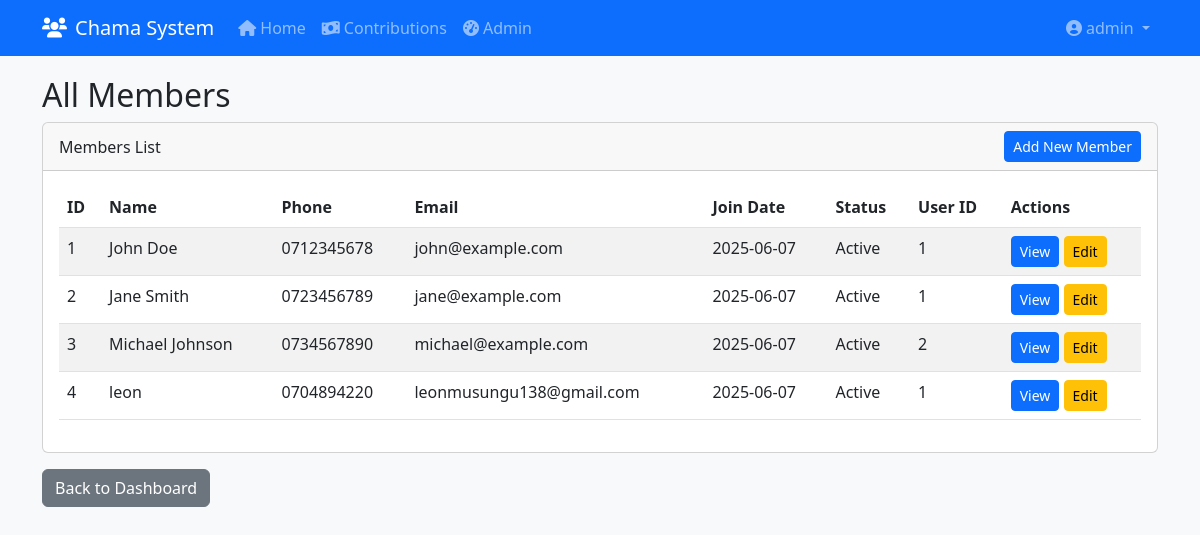
The app's page /admin/members (signed in), older data.
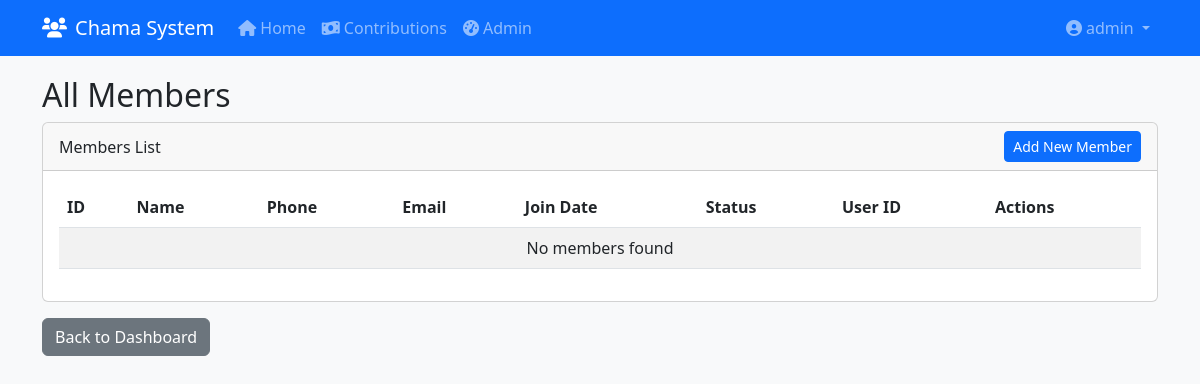
The same page, newer data.
### app.py (models this page shows, shortened)
class User(db.Model, UserMixin):
    id = db.Column(db.Integer, primary_key=True)
    username = db.Column(db.String(80), unique=True, nullable=False)
    password = db.Column(db.String(200), nullable=False)
    is_admin = db.Column(db.Boolean, default=False)
    members = db.relationship('Member', backref='user', lazy=True)
    notifications = db.relationship('Notification', backref='user', lazy=True)
    discussions = db.relationship('Discussion', backref='user', lazy=True)

class Member(db.Model):
    id = db.Column(db.Integer, primary_key=True)
    name = db.Column(db.String(100), nullable=False)
    phone = db.Column(db.String(20), nullable=False, unique=True)
    email = db.Column(db.String(100))
    join_date = db.Column(db.DateTime, default=datetime.utcnow)
    status = db.Column(db.String(20), default='Active')
    user_id = db.Column(db.Integer, db.ForeignKey('user.id'))
    contributions = db.relationship('Contribution', backref='member', lazy=True)
    loans = db.relationship('Loan', backref='member', lazy=True)

### app.py (the view)
@app.route('/admin/members')
@login_required
@admin_required
def admin_members():
    members = Member.query.all()
    return render_template('admin/members.html', members=members)

### app.py (called while the page is built)
@login_manager.user_loader
def load_user(user_id):
    return User.query.get(int(user_id))

def admin_required(f):
    @wraps(f)
    def decorated_function(*args, **kwargs):
        if not current_user.is_admin:
            abort(403)
        return f(*args, **kwargs)
    return decorated_function

### templates/admin/members.html
{% extends "base.html" %}
{% block content %}
<h2>All Members</h2>
<div class="card">
    <div class="card-header d-flex justify-content-between align-items-center">
        <span>Members List</span>
        <a href="{{ url_for('add_member') }}" class="btn btn-primary btn-sm">Add New Member</a>
    </div>
    <div class="card-body">
        <table class="table table-striped">
            <thead>
                <tr>
                    <th>ID</th>
                    <th>Name</th>
                    <th>Phone</th>
                    <th>Email</th>
                    <th>Join Date</th>
                    <th>Status</th>
                    <th>User ID</th>
                    <th>Actions</th>
                </tr>
            </thead>
            <tbody>
                {% for member in members %}
                <tr>
                    <td>{{ member.id }}</td>
                    <td>{{ member.name }}</td>
                    <td>{{ member.phone }}</td>
                    <td>{{ member.email }}</td>
                    <td>{{ member.join_date.strftime('%Y-%m-%d') }}</td>
                    <td>{{ member.status }}</td>
                    <td>{{ member.user_id }}</td>
                    <td>
                        <a href="#" class="btn btn-sm btn-primary">View</a>
                        <a href="#" class="btn btn-sm btn-warning">Edit</a>
                    </td>
                </tr>
                {% else %}
                <tr>
                    <td colspan="8" class="text-center">No members found</td>
                </tr>
                {% endfor %}
            </tbody>
        </table>
    </div>
</div>
<div class="mt-3">
    <a href="{{ url_for('admin_dashboard') }}" class="btn btn-secondary">Back to Dashboard</a>
</div>
{% endblock %}

### templates/base.html (shortened to what this page needs)
<!DOCTYPE html>
<html lang="en">
<head>
    <link href="https://cdn.jsdelivr.net/npm/bootstrap@5.3.0-alpha1/dist/css/bootstrap.min.css" rel="stylesheet">
    <link rel="stylesheet" href="https://cdnjs.cloudflare.com/ajax/libs/font-awesome/6.0.0/css/all.min.css">
</head>
<body>
    {% include 'navbar.html' %}
    <div class="container">
        {% block content %}{% endblock %}
    </div>
</body>
</html>

### templates/navbar.html (shortened to what this page needs)
<nav class="navbar navbar-expand-lg navbar-dark bg-primary">
    <div class="container">
        <a class="navbar-brand" href="{{ url_for('index') }}">
            <i class="fas fa-users me-2"></i>Chama System
        </a>
        <div class="collapse navbar-collapse" id="navbarNav">
            {% if current_user.is_authenticated %}
            <ul class="navbar-nav me-auto">
                <li class="nav-item">
                    <a class="nav-link {% if request.path == url_for('index') %}active{% endif %}" href="{{ url_for('index') }}">
                        <i class="fas fa-home me-1"></i>Home
                    </a>
                </li>
                <li class="nav-item">
                    <a class="nav-link {% if request.path == url_for('contributions') %}active{% endif %}" href="{{ url_for('contributions') }}">
                        <i class="fas fa-money-bill-wave me-1"></i>Contributions
                    </a>
                </li>
                {% if current_user.is_admin %}
                <li class="nav-item">
                    <a class="nav-link {% if request.path == url_for('admin_dashboard') %}active{% endif %}" href="{{ url_for('admin_dashboard') }}">
                        <i class="fas fa-tachometer-alt me-1"></i>Admin
                    </a>
                </li>
                {% endif %}
            </ul>
            <ul class="navbar-nav">
                <li class="nav-item dropdown">
                    <a class="nav-link dropdown-toggle" href="#" id="navbarDropdown" role="button"
                       data-bs-toggle="dropdown" aria-expanded="false">
                        <i class="fas fa-user-circle me-1"></i>{{ current_user.username }}
                    </a>
                </li>
            </ul>
            {% endif %}
        </div>
    </div>
</nav>

### templates/base.html (style rules this page uses)
body { background-color: #f8f9fa; }
.navbar { margin-bottom: 20px; }

Row changes from the older to the newer data that the page shows:
removed Member: id "1", name "John Doe", phone "0712345678", email "john@example.com", join_date "2025-06-07", status "Active", user_id "1"
removed Member: id "2", name "Jane Smith", phone "0723456789", email "jane@example.com", join_date "2025-06-07", status "Active", user_id "1"
removed Member: id "3", name "Michael Johnson", phone "0734567890", email "michael@example.com", join_date "2025-06-07", status "Active", user_id "2"
removed Member: id "4", name "leon", phone "0704894220", email "leonmusungu138@gmail.com", join_date "2025-06-07", status "Active", user_id "1"
Text that changed along with them:
text now shown: "No members found"
